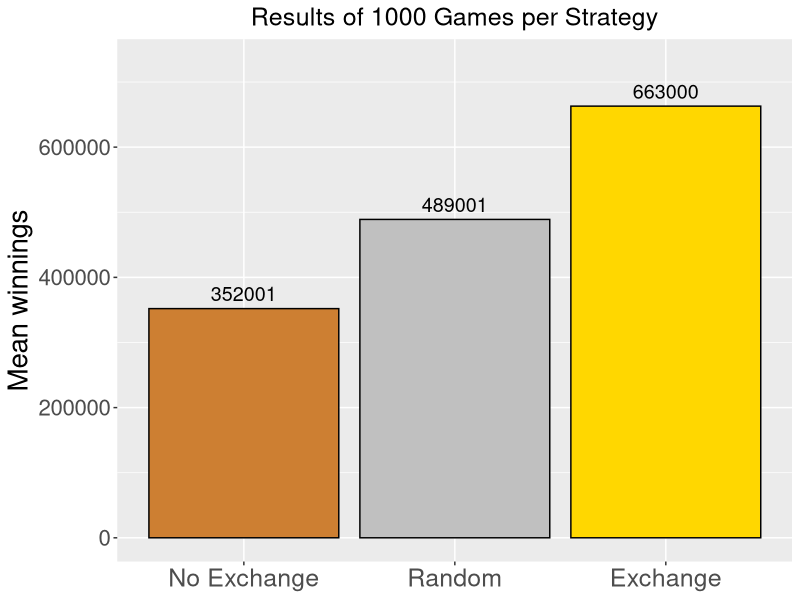

Generate this figure with R:
## ---- chunk 1

# Player chooses a box and sticks with his choice

game_no_box_change = function(){  
  box = c(1, 1, 1000000)  
  random_choice = sample(1:3, size= 1) 
  chosen_box = box[random_choice] 
  remaining_boxes = box[-random_choice] 
  return(chosen_box)  
}

## ---- chunk 2

# Of the two remaining boxes, the presenter opens a box containing a dime 

game_box_exchange = function(){
  box = c(1, 1, 1000000)
  random_choice = sample(1:3, size= 1)
  remaining_boxes = box[-random_choice]
  if (length(which(remaining_boxes == 1)) == 1){
    chosen_box = remaining_boxes[-which(remaining_boxes == 1)]
  }
  else {
    chosen_box = remaining_boxes[-which(remaining_boxes == 1)[sample(1:2,1)]]
  }
  return(chosen_box)
}

## ---- chunk 3
# Player chooses to keep the box chosen at the beginning or switch to the remaining box, a random choice

game_random_remain_pick = function(){   
  random_choice = sample(1:2, size= 1)    
  if (random_choice == 1) {game_box_exchange()}
  else {game_no_box_change()}
}
## ---- chunk 4

# Repeat 1000 games

N <- 1000

mean_game_no_box_change <- mean(replicate(N, game_no_box_change()))
mean_game_random_remain_pick <- mean(replicate(N, game_random_remain_pick()))
mean_game_box_exchange <- mean(replicate(N, game_box_exchange()))

means <- c("No Exchange" = mean_game_no_box_change,
              "Random" = mean_game_random_remain_pick,
              "Exchange" = mean_game_box_exchange)

means
## ---- chunk 5
#| echo: false
#| fig-height: 5
#| fig-align: center


library(ggplot2)
df_means <- data.frame(
  Strategy = factor(names(means), levels = names(means)),
  Mean     = as.numeric(means)
)

ggplot(df_means, aes(x = Strategy, y = Mean, fill = Strategy)) +
  geom_col(color = "black") +
  geom_text(aes(label = round(Mean)), vjust = -0.5, size = 5) +
  scale_fill_manual(values = c("No Exchange" = "#CD7F32",
                               "Random"    = "#C0C0C0",
                               "Exchange"    = "#FFD700")) +
  scale_y_continuous(
    labels = function(x) format(x, scientific = FALSE, big.mark = ""),
    limits = c(0, max(df_means$Mean) * 1.1)
  ) +
  labs(
    title = "Results of 1000 Games per Strategy",
    y = "Mean winnings",
    x = NULL
  ) +
  theme(
    legend.position = "none",
    plot.title = element_text(size = 18, hjust = 0.5),
    axis.title.y = element_text(size = 20),
    axis.text.x  = element_text(size = 18),
    axis.text.y  = element_text(size = 16)
  )
